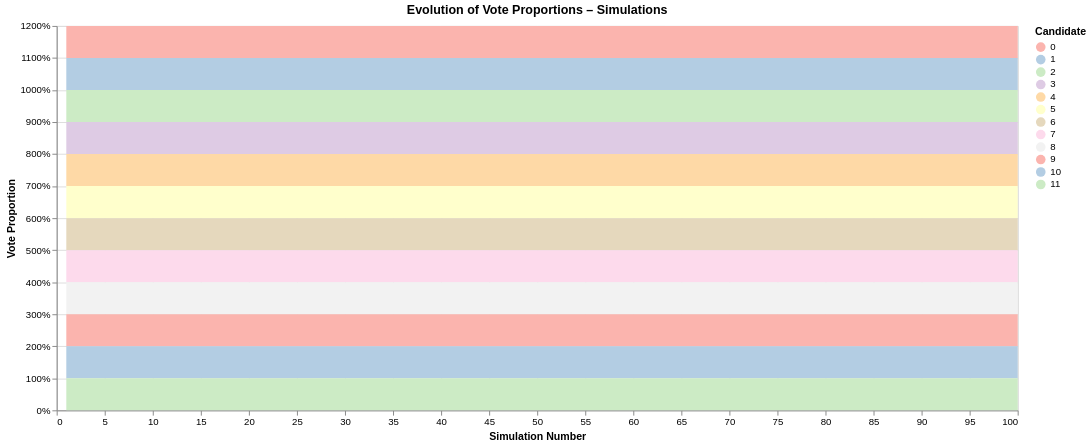

The cell this chart's notebook holds for it:
### Code cell
# Define color scale
all_candidates = df_simulations['candidate_id'].unique()
color_scale = alt.Scale(domain=sorted(all_candidates), scheme='pastel1')

# Define interactive selection (mouseover)
highlight = alt.selection(type='single', fields=['candidate_id'], on='mouseover', empty='all')

# Define the chart
chart = (
    alt.Chart(df_simulations)
    .mark_area(opacity=0.85)
    .encode(
        x=alt.X('simulation_number:Q', title='Simulation Number'),
        y=alt.Y(
            'proportion:Q',
            stack='center',  # ou 'normalize' si tu veux 100%
            title='Vote Proportion',
            axis=alt.Axis(format='.0%')
        ),
        color=alt.Color('candidate_id:N', scale=color_scale, legend=alt.Legend(title='Candidate')),
        opacity=alt.condition(highlight, alt.value(1), alt.value(0.2)),
        tooltip=[
            alt.Tooltip('candidate:N', title='Candidate'),
            alt.Tooltip('proportion:Q', title='Proportion', format='.1%'),
            alt.Tooltip('simulation_number:Q', title='Simulation')
        ],
    )
    .add_selection(highlight)
    .properties(
        width=1000,
        height=400,
        title="Evolution of Vote Proportions – Simulations",
    )
)

chart

### Figure 1 — Vega-Lite specification as saved in the notebook (floating-point values rounded to 4 significant figures; data arrays with more than 128 entries replaced by an {"elided": "..."} marker saying what was removed)
{"config": {"view": {"continuousWidth": 300, "continuousHeight": 300}}, "data": {"name": "data-00d68e5ab23069c2389e08f0bd5549af"}, "mark": {"type": "area", "opacity": 0.85}, "encoding": {"color": {"field": "candidate_id", "legend": {"title": "Candidate"}, "scale": {"domain": [0.0, 1.0, 2.0, 3.0, 4.0, 5.0, 6.0, 7.0, 8.0, 9.0, 10.0, 11.0], "scheme": "pastel1"}, "type": "nominal"}, "opacity": {"condition": {"param": "param_2", "value": 1, "empty": true}, "value": 0.2}, "tooltip": [{"field": "candidate", "title": "Candidate", "type": "nominal"}, {"field": "proportion", "format": ".1%", "title": "Proportion", "type": "quantitative"}, {"field": "simulation_number", "title": "Simulation", "type": "quantitative"}], "x": {"field": "simulation_number", "title": "Simulation Number", "type": "quantitative"}, "y": {"axis": {"format": ".0%"}, "field": "proportion", "stack": "center", "title": "Vote Proportion", "type": "quantitative"}}, "height": 400, "params": [{"name": "param_2", "select": {"type": "point", "fields": ["candidate_id"], "on": "mouseover"}}], "title": "Evolution of Vote Proportions – Simulations", "width": 1000, "$schema": "https://vega.github.io/schema/vega-lite/v5.20.1.json", "datasets": {"data-00d68e5ab23069c2389e08f0bd5549af": {"elided": "1200 records"}}}
